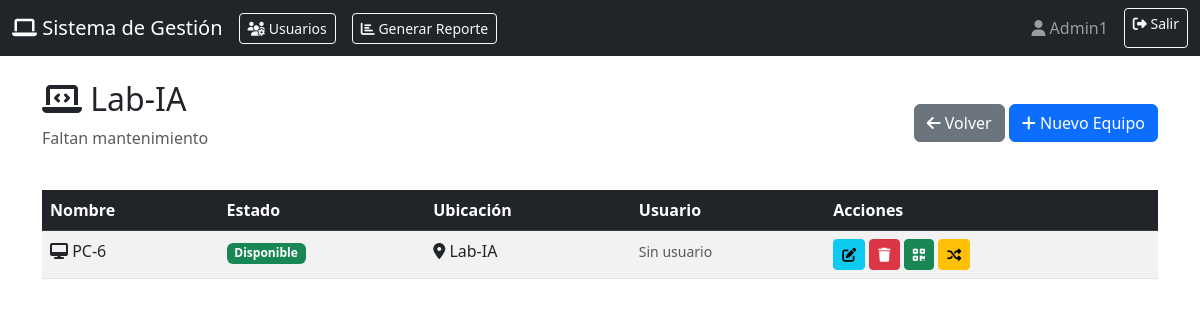
/laboratorio/2 (signed in), run on the app's committed database.
### models/Usuario.py (models this page shows, shortened)
class Usuarios(UserMixin, db.Model):
    __tablename__ = 'usuarios'
    id = db.Column(db.Integer, primary_key=True)
    username = db.Column(db.String(80), unique=True, nullable=False)
    password = db.Column(db.Text, nullable=False)
    rol = db.Column(db.String(20), nullable=False, default='estudiante')
    __table_args__ = (
        CheckConstraint("rol IN ('admin', 'profesor', 'estudiante', 'tecnico')", name='check_rol'),
    )

### models/Lab.py (models this page shows)
class Laboratorios(db.Model):
    __tablename__ = 'laboratorios'
    id = db.Column(db.Integer, primary_key=True)
    nombre = db.Column(db.String(100), unique=True, nullable=False)
    descripcion = db.Column(db.Text)
    equipos = db.relationship('Equipos', backref='laboratorio', lazy=True, cascade='all, delete-orphan')

### models/equipos.py (models this page shows)
class Equipos(db.Model):
    __tablename__ = 'equipos'
    id = db.Column(db.Integer, primary_key=True)
    nombre = db.Column(db.String(100), nullable=False)
    estado = db.Column(db.String(20), nullable=False, default='disponible')
    ubicacion = db.Column(db.Text, nullable=False)
    laboratorio_id = db.Column(db.Integer, db.ForeignKey('laboratorios.id'), nullable=False)
    usuario_id = db.Column(db.Integer, db.ForeignKey('usuarios.id'), nullable=True)
    usuario = db.relationship('Usuarios', backref='equipos_asignados', lazy=True)
    VALID_STATUSES = ['disponible', 'usado', 'dañado']

### controllers/lab_controller.py (the view)
@Lab_bp.route('/laboratorio/<int:panel_id>')
@login_required
def view_panel(panel_id):
    panel = Laboratorios.query.get_or_404(panel_id)
    panels = Laboratorios.query.all()
    usuarios=Usuarios.query.all()
    return render_template('panel.html', panel=panel, usuarios=usuarios, panels=panels)

### app.py (called while the page is built)
@login_manager.user_loader
def load_user(user_id):
    return Usuarios.query.get(int(user_id))

### views/templates/panel.html (shortened to what this page needs)
{% extends "base.html" %}
{% block content %}
<div class="d-flex justify-content-between align-items-center mb-4">
    <div>
        <h2><i class="fas fa-laptop-code"></i> {{ panel.nombre }}</h2>
        <p class="text-muted">{{ panel.descripcion or 'Sin descripción' }}</p>
    </div>
    <div>
        <a href="{{ url_for('laboratorio.dashboard') }}" class="btn btn-secondary">
            <i class="fas fa-arrow-left"></i> Volver
        </a>
        {% if current_user.rol in ['admin', 'profesor', 'tecnico'] %}
        <button class="btn btn-primary" data-bs-toggle="modal" data-bs-target="#createEquipmentModal">
            <i class="fas fa-plus"></i> Nuevo Equipo
        </button>
        {% endif %}
    </div>
</div>
<div class="table-responsive">
    <table class="table table-striped table-hover">
        <thead class="table-dark">
            <tr>
                <th>Nombre</th>
                <th>Estado</th>
                <th>Ubicación</th>
                <th>Usuario</th>
                {% if current_user.rol in ['admin', 'profesor', 'tecnico'] %}
                <th>Acciones</th>
                {% endif %}
            </tr>
        </thead>
        <tbody>
            {% for equipment in panel.equipos %}
            <tr>
                <td><i class="fas fa-desktop"></i> {{ equipment.nombre }}</td>
                <td>
                    {% if equipment.estado == 'disponible' %}
                        <span class="badge bg-success">Disponible</span>
                    {% elif equipment.estado == 'usado' %}
                        <span class="badge bg-warning">Usado</span>
                    {% else %}
                        <span class="badge bg-danger">Dañado</span>
                    {% endif %}
                </td>
                <td><i class="fas fa-map-marker-alt"></i> {{ equipment.ubicacion }}</td>
                <td>
                    {% if equipment.estado == 'disponible' %}
                        <small class="text-muted">Sin usuario</small>
                    {% elif equipment.estado == 'usado' %}
                        <small>Por: {{ equipment.usuario.username if equipment.usuario else 'Desconocido' }}</small>
                    {% elif equipment.estado == 'dañado' %}
                        <small>Técnico: {{ equipment.usuario.username if equipment.usuario else 'Sin asignar' }}</small>
                    {% endif %}
                </td>
                {% if current_user.rol in ['admin', 'profesor', 'tecnico'] %}
                <td>
                    <button class="btn btn-sm btn-info" onclick="editEquipment({{ equipment.id }})">
                        <i class="fas fa-edit"></i>
                    </button>
                    <form method="POST" action="{{ url_for('equipo.delete_equipment', equipment_id=equipment.id) }}"
                          onsubmit="return confirm('¿Eliminar este equipo?')" class="d-inline">
                        <button type="submit" class="btn btn-sm btn-danger">
                            <i class="fas fa-trash"></i>
                        </button>
                    </form>
                    <button class="btn btn-sm btn-success" onclick="generateQR({{ equipment.id }})">
                        <i class="fas fa-qrcode"></i>
                    </button>
                    <button class="btn btn-sm btn-warning" onclick="openMoveModal({{ equipment.id }})">
                        <i class="fas fa-random"></i>
                    </button>
                </td>
                {% endif %}
            </tr>
            {% else %}
            <tr>
                <td colspan="5" class="text-center text-muted">No hay equipos registrados</td>
            </tr>
            {% endfor %}
        </tbody>
    </table>
</div>
{% endblock %}

### views/templates/base.html (shortened to what this page needs)
<!DOCTYPE html>
<html lang="es">
<head>
    <link href="https://cdnjs.cloudflare.com/ajax/libs/bootstrap/5.3.0/css/bootstrap.min.css" rel="stylesheet">
    <link href="https://cdnjs.cloudflare.com/ajax/libs/font-awesome/6.4.0/css/all.min.css" rel="stylesheet">
    <link rel="stylesheet" href="{{ url_for('static', filename='css/style.css') }}">
</head>
<body>
    {% if current_user.is_authenticated %}
    <nav class="navbar navbar-expand-lg navbar-dark bg-dark">
        <div class="container-fluid">
            <a class="navbar-brand" href="{{ url_for('laboratorio.dashboard') }}">
                <i class="fas fa-laptop"></i> Sistema de Gestión
            </a>
            <div class="d-flex align-items-center">
                {% if current_user.is_authenticated and current_user.rol == 'admin' %}
                <a class="btn btn-outline-light btn-sm me-3" href="{{ url_for('usuarios.dashboard_usuarios') }}">
                    <i class="fas fa-users-cog"></i> Usuarios
                </a>
                {% endif %}
            </div>
            <div class="d-flex align-items-center">
                {% if current_user.is_authenticated and current_user.rol in ['admin','profesor'] %}
                <a class="btn btn-outline-light btn-sm me-3" href="{{ url_for('equipo.generar_reporte_pdf') }}">
                    <i class="fas fa-chart-bar"></i> Generar Reporte
                </a>
                {% endif %}
            </div>
            <div class="navbar-nav ms-auto">
                <span class="navbar-text me-3">
                    <i class="fas fa-user"></i> {{ current_user.username }}
                </span>
                <a class="btn btn-outline-light btn-sm" href="{{ url_for('auth.logout') }}">
                    <i class="fas fa-sign-out-alt"></i> Salir
                </a>
            </div>
        </div>
    </nav>
    {% endif %}
    <div class="container mt-4">
        {% block content %}{% endblock %}
    </div>
</body>
</html>

### data on the page
Usuarios: username "Admin1"
Laboratorios: nombre "Lab-IA", descripcion "Faltan mantenimiento"
Equipos: nombre "PC-6", estado "Disponible", ubicacion "Lab-IA"
